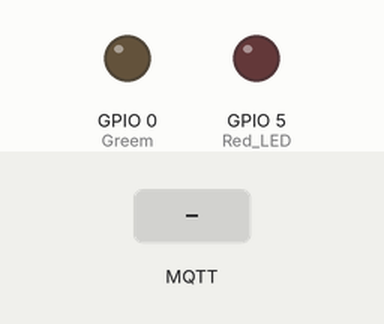
Bench run of a sketch on a simulated ESP8266 (NodeMCU). On the bench: output pins drawn as LEDs (lit = HIGH). The inputs (shaded band) are chosen by the test bench. WiFi joins after 1.5 s; servers stay silent unless stated; no MQTT or app messages arrive unless stated; what the sketch prints to the serial monitor is not drawn.

Above: at 2.7 s.
2.8 s: MQTT message "on" arrives on the first subscribed topic
At 3.6 s:
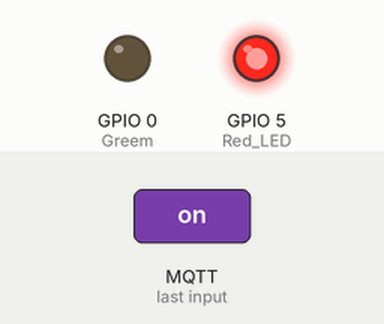
4.3 s: MQTT message "off" arrives on the first subscribed topic
At 5.2 s:
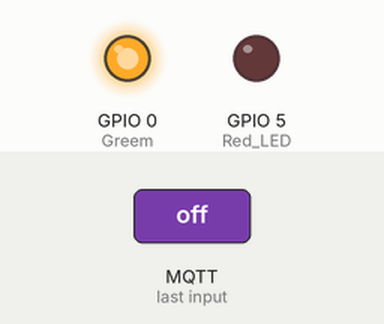
Timing chart, 0 to 7.3 s (numbered marks = the images above; inputs shaded):
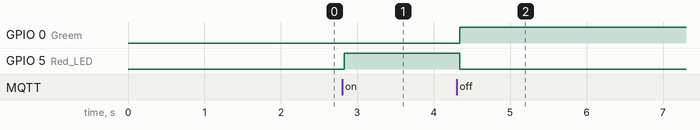

Measured:
- after the input at 2.8 s, GPIO 5 (Red_LED): LOW → HIGH at once
- after the input at 4.3 s, GPIO 0 (Greem): LOW → HIGH at once; GPIO 5 (Red_LED): HIGH → LOW at once

The sketch:

RFID_MFR522_8266.ino
```cpp
#include <ESP8266WiFi.h>
#include <PubSubClient.h>
#include <SPI.h>
#include  "MFRC522.h"
/* wiring the MFRC522 to ESP8266 (ESP-12)
RST = GPIO4
SDA(SS) = GPIO2
MOSI = GPIO13
MISO = GPIO12
SCK = GPIO14
GND = GND
3.3V = 3.3V
*/
#define RST_PIN 4 // RST-PIN GPIO4
#define SS_PIN 2 // SDA-PIN GPIO2
MFRC522 mfrc522(SS_PIN, RST_PIN); // Create MFRC522 instance
// Wifi Connection details
const char* ssid = "malimalihome";
const char* password = "922727lm";
// MQTT Server address
const char* mqtt_server = "192.168.123.110";
WiFiClient espClient;
PubSubClient client(espClient);
long lastMsg = 0;
char msg[50];
void setup() {
Serial.begin(9600);
SPI.begin(); // Init SPI bus
mfrc522.PCD_Init(); // Init MFRC522
setup_wifi();
client.setServer(mqtt_server, 1883);
client.setCallback(callback);
}
// Connect to Wifi
void setup_wifi() {
pinMode(5, OUTPUT); // Red LED
pinMode(5, HIGH);
pinMode(0, OUTPUT); // Greem :LED
pinMode(0, HIGH);
delay(2);
// We start by connecting to a WiFi network
Serial.println();
Serial.println(ssid);
WiFi.begin(ssid, password);
while (WiFi.status() != WL_CONNECTED) {
delay(500);
Serial.print(".");
}
Serial.println("");
Serial.println("WiFi connected");
Serial.println("IP address: ");
Serial.println(WiFi.localIP());
}
// Check for incoming messages
void callback(char* topic, byte* payload, unsigned int length) {
Serial.print("Message arrived [");
Serial.print(topic);
Serial.print("] ");
for (int i = 0; i < length; i++) {
Serial.print((char)payload[i]);
}
// Alarm is on
if ((char)payload[1] == 'n') {
Serial.println();
Serial.print("Alarm is on");
Serial.println();
on_red_led();
}
// Alarm is off
if ((char)payload[1] == 'f') {
Serial.println();
Serial.print("Alarm is off");
Serial.println();
on_green_led();
}
// Alarm is arming
if ((char)payload[2] == 'm') {
Serial.println();
Serial.print("Alarm is arming");
Serial.println();
flash_red_led();
}
// Alarm is disarming
if ((char)payload[2] == 's') {
Serial.println();
Serial.print("Alarm is disarming");
Serial.println();
flash_green_led();
}
// Error
if ((char)payload[3] == 'o') {
Serial.println();
Serial.print("Error wrong token");
Serial.println();
blink_red_led();
}
}
// Reconnect to wifi if connection lost
void reconnect() {
// Loop until we're reconnected
while (!client.connected()) {
Serial.print("Attempting MQTT connection…");
// Attempt to connect
if (client.connect("ESP8266Client", "username", "password")) {
Serial.println("connected");
// Once connected, publish an announcement…
client.publish("/rfid/state", "connected");
// … and resubscribe
client.subscribe("/alarm/state");
} else {
Serial.print("failed, rc=");
Serial.print(client.state());
Serial.println(" try again in 5 seconds");
// Wait 5 seconds before retrying
delay(5000);
}
}
}
// Main functions
void loop() {
if (!client.connected()) {
reconnect();
}
client.loop();
// Look for new cards
if ( ! mfrc522.PICC_IsNewCardPresent()) {
delay(50);
return;
}
// Select one of the cards
if ( ! mfrc522.PICC_ReadCardSerial()) {
delay(50);
return;
}
// Show some details of the PICC (that is: the tag/card)
Serial.print(F("Card UID:"));
dump_byte_array(mfrc522.uid.uidByte, mfrc522.uid.size);
Serial.println();
// Send data to MQTT
String rfidUid = "";
for (byte i = 0; i < mfrc522.uid.size; i++) {
rfidUid += String(mfrc522.uid.uidByte[i] < 0x10 ? "0" : "");
rfidUid += String(mfrc522.uid.uidByte[i], HEX);
}
const char* id = rfidUid.c_str();
client.publish("/rfid/user", id);
delay(500);
client.publish("/rfid/user", "blank");
delay(500);
}
// LED Loop
void blink_red_led(){
Serial.println("Blinking Red");
digitalWrite(0, LOW);
// Flash 10 times:
for(int i = 0; i < 9; i++)
{
digitalWrite(5, HIGH);
delay(200);
}}
void flash_green_led(){
Serial.println("Flashing Green LED");
digitalWrite(5, LOW);
// Flash 15 times:
for(int i = 0; i < 14; i++)
{
digitalWrite(0, HIGH);
delay(1000);
digitalWrite(0, LOW);
delay(500);
}}
void flash_red_led(){
Serial.println("Flashing Red LED");
digitalWrite(0, LOW);
// Flash 20 times:
for(int i = 0; i < 19; i++)
{
digitalWrite(5, HIGH);
delay(1000);
digitalWrite(5, LOW);
delay(500);
}}
void on_green_led(){
Serial.println("Turning on green led");
digitalWrite(5, LOW);
digitalWrite(0, HIGH);
}
void on_red_led(){
Serial.println("Turning on red led");
digitalWrite(0, LOW);
digitalWrite(5, HIGH);
}
// Helper routine to dump a byte array as hex values to Serial
void dump_byte_array(byte *buffer, byte bufferSize) {
for (byte i = 0; i < bufferSize; i++) {
Serial.print(buffer[i] < 0x10 ? " 0" : " ");
Serial.print(buffer[i], HEX);
}
}
```
